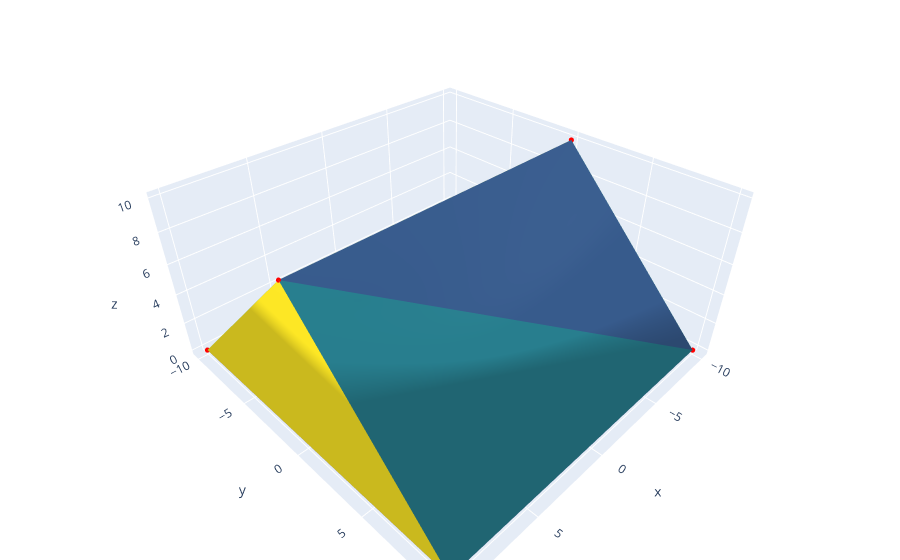

This figure's notebook cell:
### Code cell
vertices, faces = load_off_file(base_roof_path)
visualize_mesh(vertices, faces)

### Figure 1 — Plotly figure (JSON) as saved in the notebook; plotly's stock layout.template omitted (floating-point values rounded to 4 significant figures)
{"data": [{"colorscale": [[0, "#440154"], [0.1111, "#482878"], [0.2222, "#3e4989"], [0.3333, "#31688e"], [0.4444, "#26828e"], [0.5556, "#1f9e89"], [0.6667, "#35b779"], [0.7778, "#6ece58"], [0.8889, "#b5de2b"], [1, "#fde725"]], "i": [0, 3, 5, 5, 0, 1, 4, 2], "intensity": [0, 1, 2, 3, 4, 5, 6, 7], "intensitymode": "cell", "j": [2, 2, 0, 3, 1, 2, 1, 3], "k": [1, 0, 4, 0, 4, 5, 5, 5], "opacity": 1, "showscale": false, "type": "mesh3d", "x": [-10.0, -10.0, 10.0, 10.0, -10.0, 10.0], "y": [10.0, -10.0, -10.0, 10.0, 0.0, 0.0], "z": [0.0, 0.0, 0.0, 0.0, 10.0, 10.0]}, {"marker": {"color": "red", "size": 3}, "mode": "markers", "name": "vertices", "type": "scatter3d", "x": [-10.0, -10.0, 10.0, 10.0, -10.0, 10.0], "y": [10.0, -10.0, -10.0, 10.0, 0.0, 0.0], "z": [0.0, 0.0, 0.0, 0.0, 10.0, 10.0]}], "layout": {"margin": {"b": 0, "l": 0, "r": 0, "t": 0}, "scene": {"aspectmode": "data"}}}
